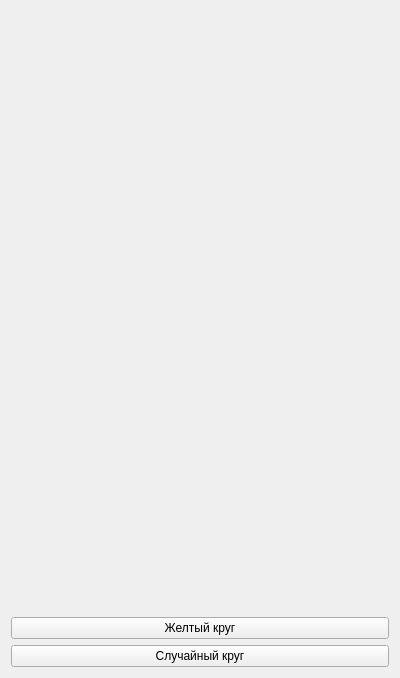
<?xml version="1.0" encoding="UTF-8"?>
<ui version="4.0">
 <class>Form</class>
 <widget class="QWidget" name="Form">
  <property name="geometry">
   <rect>
    <x>0</x>
    <y>0</y>
    <width>400</width>
    <height>678</height>
   </rect>
  </property>
  <property name="windowTitle">
   <string>Form</string>
  </property>
  <layout class="QVBoxLayout" name="verticalLayout">
   <item>
    <spacer name="verticalSpacer">
     <property name="orientation">
      <enum>Qt::Vertical</enum>
     </property>
     <property name="sizeHint" stdset="0">
      <size>
       <width>20</width>
       <height>40</height>
      </size>
     </property>
    </spacer>
   </item>
   <item>
    <widget class="QPushButton" name="pushButton_2">
     <property name="text">
      <string>Желтый круг</string>
     </property>
    </widget>
   </item>
   <item>
    <widget class="QPushButton" name="pushButton">
     <property name="text">
      <string>Случайный круг</string>
     </property>
    </widget>
   </item>
  </layout>
 </widget>
 <resources/>
 <connections/>
</ui>
